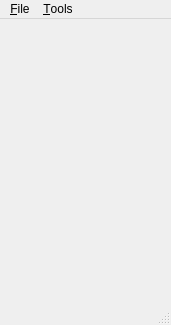
<?xml version="1.0" encoding="UTF-8"?>
<ui version="4.0">
 <class>MainWindow</class>
 <widget class="QMainWindow" name="MainWindow">
  <property name="geometry">
   <rect>
    <x>0</x>
    <y>0</y>
    <width>171</width>
    <height>325</height>
   </rect>
  </property>
  <property name="windowTitle">
   <string>MainWindow</string>
  </property>
  <widget class="QWidget" name="centralWidget"/>
  <widget class="QMenuBar" name="menuBar">
   <property name="geometry">
    <rect>
     <x>0</x>
     <y>0</y>
     <width>171</width>
     <height>22</height>
    </rect>
   </property>
   <widget class="QMenu" name="menu_File">
    <property name="title">
     <string>&amp;File</string>
    </property>
    <widget class="QMenu" name="menu_Status">
     <property name="title">
      <string>&amp;Status</string>
     </property>
     <addaction name="action_Online"/>
     <addaction name="actionO_ffline"/>
     <addaction name="action_Invisible"/>
    </widget>
    <addaction name="action_New_contact"/>
    <addaction name="menu_Status"/>
   </widget>
   <widget class="QMenu" name="menu_Tools">
    <property name="title">
     <string>&amp;Tools</string>
    </property>
    <addaction name="action_Options"/>
   </widget>
   <addaction name="menu_File"/>
   <addaction name="menu_Tools"/>
  </widget>
  <widget class="QStatusBar" name="statusBar"/>
  <action name="actionE_xit">
   <property name="text">
    <string>E&amp;xit</string>
   </property>
  </action>
  <action name="action_New_contact">
   <property name="text">
    <string>&amp;New contact</string>
   </property>
  </action>
  <action name="action_Online">
   <property name="text">
    <string>&amp;Online</string>
   </property>
  </action>
  <action name="actionO_ffline">
   <property name="text">
    <string>O&amp;ffline</string>
   </property>
  </action>
  <action name="action_Invisible">
   <property name="text">
    <string>&amp;Invisible</string>
   </property>
  </action>
  <action name="action_Add_router">
   <property name="text">
    <string>&amp;Add router</string>
   </property>
  </action>
  <action name="action_View_network_status">
   <property name="text">
    <string>&amp;View network status</string>
   </property>
  </action>
  <action name="action_Options">
   <property name="text">
    <string>&amp;Options</string>
   </property>
  </action>
 </widget>
 <layoutdefault spacing="6" margin="11"/>
 <resources/>
 <connections/>
</ui>
